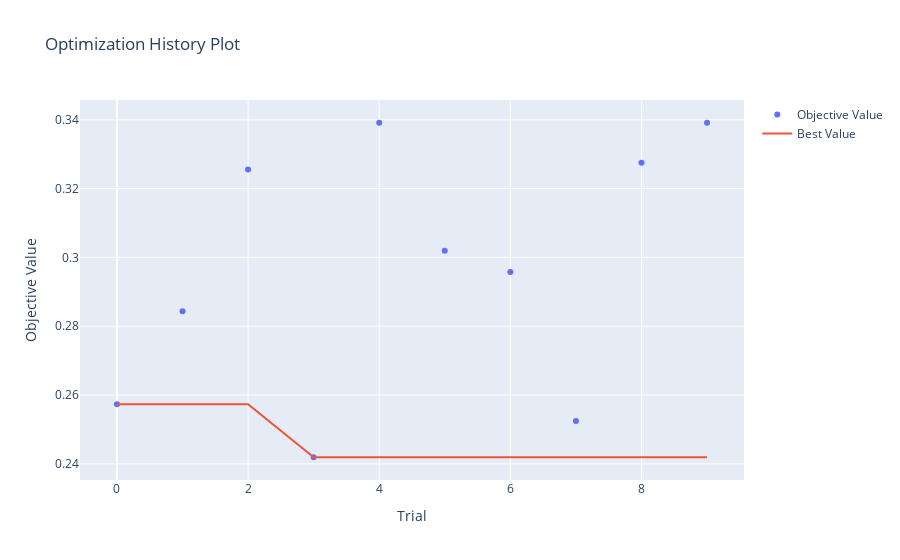
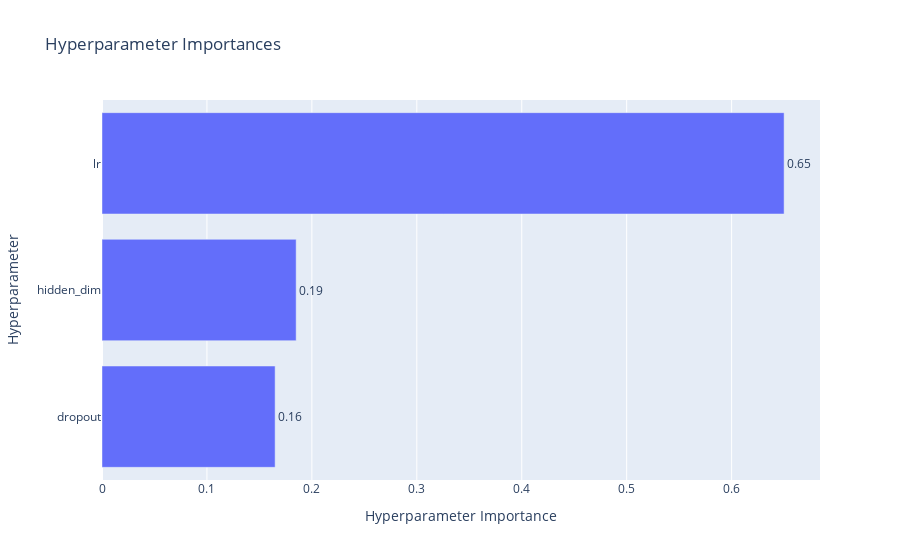
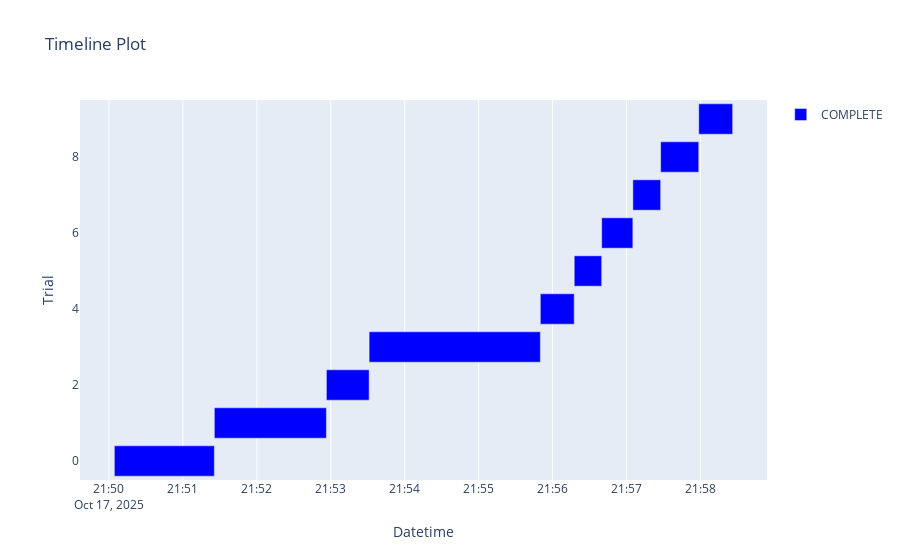
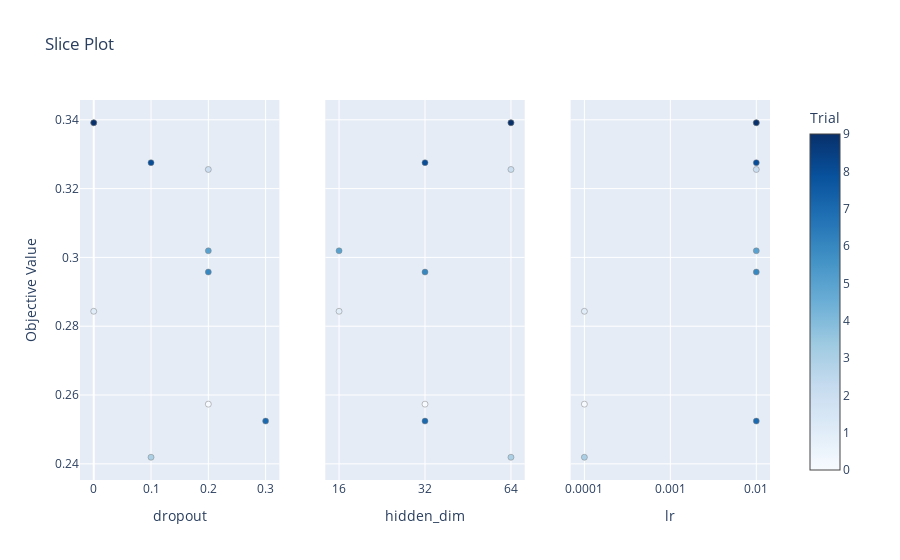

The code cell stored with these charts, in order, in its notebook:
### Code cell
# For darts
plot_optimization_history(study).show() 
plot_param_importances(study).show()    
plot_timeline(study).show() 
plot_slice(study).show()

### Figure 1 — Plotly figure (JSON) as saved in the notebook; plotly's stock layout.template omitted (floating-point values rounded to 4 significant figures)
{"data": [{"mode": "markers", "name": "Objective Value", "type": "scatter", "x": [0, 1, 2, 3, 4, 5, 6, 7, 8, 9], "y": [0.2573, 0.2843, 0.3256, 0.2419, 0.3391, 0.3019, 0.2957, 0.2524, 0.3275, 0.3391]}, {"mode": "lines", "name": "Best Value", "type": "scatter", "x": [0, 1, 2, 3, 4, 5, 6, 7, 8, 9], "y": [0.2573, 0.2573, 0.2573, 0.2419, 0.2419, 0.2419, 0.2419, 0.2419, 0.2419, 0.2419]}, {"marker": {"color": "#cccccc"}, "mode": "markers", "name": "Infeasible Trial", "showlegend": false, "type": "scatter", "x": [], "y": []}], "layout": {"title": {"text": "Optimization History Plot"}, "xaxis": {"title": {"text": "Trial"}}, "yaxis": {"title": {"text": "Objective Value"}}}}

### Figure 2 — Plotly figure (JSON) as saved in the notebook; plotly's stock layout.template omitted (floating-point values rounded to 4 significant figures)
{"data": [{"cliponaxis": false, "hovertemplate": ["dropout (FloatDistribution): 0.16497651820678835<extra></extra>", "hidden_dim (CategoricalDistribution): 0.18501193560905776<extra></extra>", "lr (CategoricalDistribution): 0.6500115461841538<extra></extra>"], "name": "Objective Value", "orientation": "h", "text": ["0.16", "0.19", "0.65"], "textposition": "outside", "type": "bar", "x": [0.165, 0.185, 0.65], "y": ["dropout", "hidden_dim", "lr"]}], "layout": {"title": {"text": "Hyperparameter Importances"}, "xaxis": {"title": {"text": "Hyperparameter Importance"}}, "yaxis": {"title": {"text": "Hyperparameter"}}}}

### Figure 3 — Plotly figure (JSON) as saved in the notebook; plotly's stock layout.template omitted (floating-point values rounded to 4 significant figures)
{"data": [{"base": ["2025-10-17T21:50:04.388491", "2025-10-17T21:51:25.530831", "2025-10-17T21:52:56.459599", "2025-10-17T21:53:31.154486", "2025-10-17T21:55:50.084049", "2025-10-17T21:56:17.581975", "2025-10-17T21:56:39.857015", "2025-10-17T21:57:05.150756", "2025-10-17T21:57:27.710170", "2025-10-17T21:57:58.636436"], "hovertemplate": "%{text}<extra>COMPLETE</extra>", "marker": {"color": "blue"}, "name": "COMPLETE", "orientation": "h", "text": ["{<br>  \"number\": 0,<br>  \"values\": [<br>    0.2573452591896057<br>  ],<br>  \"params\": {<br>    \"hidden_dim\": 32,<br>    \"dropout\": 0.2,<br>    \"lr\": 0.0001<br>  }<br>}", "{<br>  \"number\": 1,<br>  \"values\": [<br>    0.28433629870414734<br>  ],<br>  \"params\": {<br>    \"hidden_dim\": 16,<br>    \"dropout\": 0.0,<br>    \"lr\": 0.0001<br>  }<br>}", "{<br>  \"number\": 2,<br>  \"values\": [<br>    0.3255566358566284<br>  ],<br>  \"params\": {<br>    \"hidden_dim\": 64,<br>    \"dropout\": 0.2,<br>    \"lr\": 0.01<br>  }<br>}", "{<br>  \"number\": 3,<br>  \"values\": [<br>    0.24191126227378845<br>  ],<br>  \"params\": {<br>    \"hidden_dim\": 64,<br>    \"dropout\": 0.1,<br>    \"lr\": 0.0001<br>  }<br>}", "{<br>  \"number\": 4,<br>  \"values\": [<br>    0.33913829922676086<br>  ],<br>  \"params\": {<br>    \"hidden_dim\": 64,<br>    \"dropout\": 0.0,<br>    \"lr\": 0.01<br>  }<br>}", "{<br>  \"number\": 5,<br>  \"values\": [<br>    0.30191871523857117<br>  ],<br>  \"params\": {<br>    \"hidden_dim\": 16,<br>    \"dropout\": 0.2,<br>    \"lr\": 0.01<br>  }<br>}", "{<br>  \"number\": 6,<br>  \"values\": [<br>    0.2957439124584198<br>  ],<br>  \"params\": {<br>    \"hidden_dim\": 32,<br>    \"dropout\": 0.2,<br>    \"lr\": 0.01<br>  }<br>}", "{<br>  \"number\": 7,<br>  \"values\": [<br>    0.25242865085601807<br>  ],<br>  \"params\": {<br>    \"hidden_dim\": 32,<br>    \"dropout\": 0.3,<br>    \"lr\": 0.01<br>  }<br>}", "{<br>  \"number\": 8,<br>  \"values\": [<br>    0.327534556388855<br>  ],<br>  \"params\": {<br>    \"hidden_dim\": 32,<br>    \"dropout\": 0.1,<br>    \"lr\": 0.01<br>  }<br>}", "{<br>  \"number\": 9,<br>  \"values\": [<br>    0.33913829922676086<br>  ],<br>  \"params\": {<br>    \"hidden_dim\": 64,<br>    \"dropout\": 0.0,<br>    \"lr\": 0.01<br>  }<br>}"], "textposition": "none", "type": "bar", "x": [81140.0, 90930.0, 34690.0, 138900.0, 27500.0, 22270.0, 25290.0, 22560.0, 30930.0, 27500.0], "y": [0, 1, 2, 3, 4, 5, 6, 7, 8, 9]}], "layout": {"showlegend": true, "title": {"text": "Timeline Plot"}, "xaxis": {"title": {"text": "Datetime"}, "type": "date"}, "yaxis": {"title": {"text": "Trial"}}}}

### Figure 4 — Plotly figure (JSON) as saved in the notebook; plotly's stock layout.template omitted (floating-point values rounded to 4 significant figures)
{"data": [{"marker": {"color": [0, 1, 2, 3, 4, 5, 6, 7, 8, 9], "colorbar": {"title": {"text": "Trial"}, "x": 1, "xpad": 40}, "colorscale": [[0, "rgb(247,251,255)"], [0.125, "rgb(222,235,247)"], [0.25, "rgb(198,219,239)"], [0.375, "rgb(158,202,225)"], [0.5, "rgb(107,174,214)"], [0.625, "rgb(66,146,198)"], [0.75, "rgb(33,113,181)"], [0.875, "rgb(8,81,156)"], [1, "rgb(8,48,107)"]], "line": {"color": "Grey", "width": 0.5}, "showscale": true}, "mode": "markers", "name": "Feasible Trial", "showlegend": false, "type": "scatter", "x": [0.2, 0, 0.2, 0.1, 0, 0.2, 0.2, 0.3, 0.1, 0], "xaxis": "x", "y": [0.2573, 0.2843, 0.3256, 0.2419, 0.3391, 0.3019, 0.2957, 0.2524, 0.3275, 0.3391], "yaxis": "y"}, {"marker": {"color": [0, 1, 2, 3, 4, 5, 6, 7, 8, 9], "colorbar": {"title": {"text": "Trial"}, "x": 1, "xpad": 40}, "colorscale": [[0, "rgb(247,251,255)"], [0.125, "rgb(222,235,247)"], [0.25, "rgb(198,219,239)"], [0.375, "rgb(158,202,225)"], [0.5, "rgb(107,174,214)"], [0.625, "rgb(66,146,198)"], [0.75, "rgb(33,113,181)"], [0.875, "rgb(8,81,156)"], [1, "rgb(8,48,107)"]], "line": {"color": "Grey", "width": 0.5}, "showscale": false}, "mode": "markers", "name": "Feasible Trial", "showlegend": false, "type": "scatter", "x": [32, 16, 64, 64, 64, 16, 32, 32, 32, 64], "xaxis": "x2", "y": [0.2573, 0.2843, 0.3256, 0.2419, 0.3391, 0.3019, 0.2957, 0.2524, 0.3275, 0.3391], "yaxis": "y2"}, {"marker": {"color": [0, 1, 2, 3, 4, 5, 6, 7, 8, 9], "colorbar": {"title": {"text": "Trial"}, "x": 1, "xpad": 40}, "colorscale": [[0, "rgb(247,251,255)"], [0.125, "rgb(222,235,247)"], [0.25, "rgb(198,219,239)"], [0.375, "rgb(158,202,225)"], [0.5, "rgb(107,174,214)"], [0.625, "rgb(66,146,198)"], [0.75, "rgb(33,113,181)"], [0.875, "rgb(8,81,156)"], [1, "rgb(8,48,107)"]], "line": {"color": "Grey", "width": 0.5}, "showscale": false}, "mode": "markers", "name": "Feasible Trial", "showlegend": false, "type": "scatter", "x": [0.0001, 0.0001, 0.01, 0.0001, 0.01, 0.01, 0.01, 0.01, 0.01, 0.01], "xaxis": "x3", "y": [0.2573, 0.2843, 0.3256, 0.2419, 0.3391, 0.3019, 0.2957, 0.2524, 0.3275, 0.3391], "yaxis": "y3"}], "layout": {"title": {"text": "Slice Plot"}, "xaxis": {"anchor": "y", "domain": [0, 0.2889], "title": {"text": "dropout"}}, "xaxis2": {"anchor": "y2", "categoryarray": [16, 32, 64], "categoryorder": "array", "domain": [0.3556, 0.6444], "title": {"text": "hidden_dim"}, "type": "category"}, "xaxis3": {"anchor": "y3", "categoryarray": [0.0001, 0.001, 0.01], "categoryorder": "array", "domain": [0.7111, 1], "title": {"text": "lr"}, "type": "category"}, "yaxis": {"anchor": "x", "domain": [0, 1], "title": {"text": "Objective Value"}}, "yaxis2": {"anchor": "x2", "domain": [0, 1], "matches": "y", "showticklabels": false}, "yaxis3": {"anchor": "x3", "domain": [0, 1], "matches": "y", "showticklabels": false}}}
